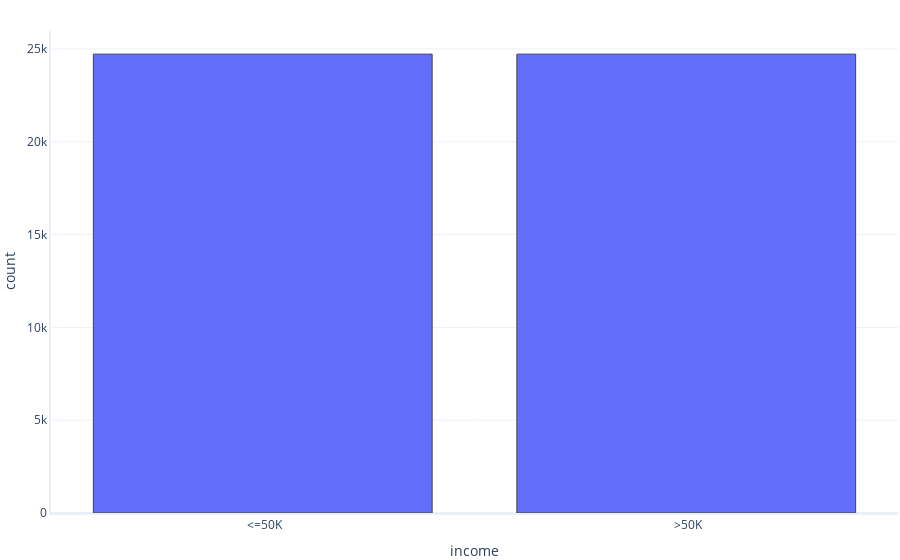

Here is the notebook cell this chart was saved with:
### Markdown cell above
> Verificamos el balance de dlas clases

### Code cell
from tools_ml import recursos_graficos as rg  

df_nex = pd.DataFrame({'income': y_resampled})

rg.histogram(df_nex, 'income')

### Figure 1 — Plotly figure (JSON) as saved in the notebook; plotly's stock layout.template omitted (floating-point values rounded to 4 significant figures; data arrays with more than 128 entries replaced by an {"elided": "..."} marker saying what was removed)
{"data": [{"alignmentgroup": "True", "bingroup": "x", "hovertemplate": "income=%{x}<br>count=%{y}<extra></extra>", "legendgroup": "", "marker": {"color": "#636efa", "pattern": {"shape": ""}}, "name": "", "offsetgroup": "", "orientation": "v", "showlegend": false, "type": "histogram", "x": {"elided": "49440 str values"}, "xaxis": "x", "yaxis": "y"}], "layout": {"barmode": "relative", "legend": {"tracegroupgap": 0}, "xaxis": {"anchor": "y", "domain": [0, 1], "title": {"text": "income"}}, "yaxis": {"anchor": "x", "domain": [0, 1], "title": {"text": "count"}}}}
